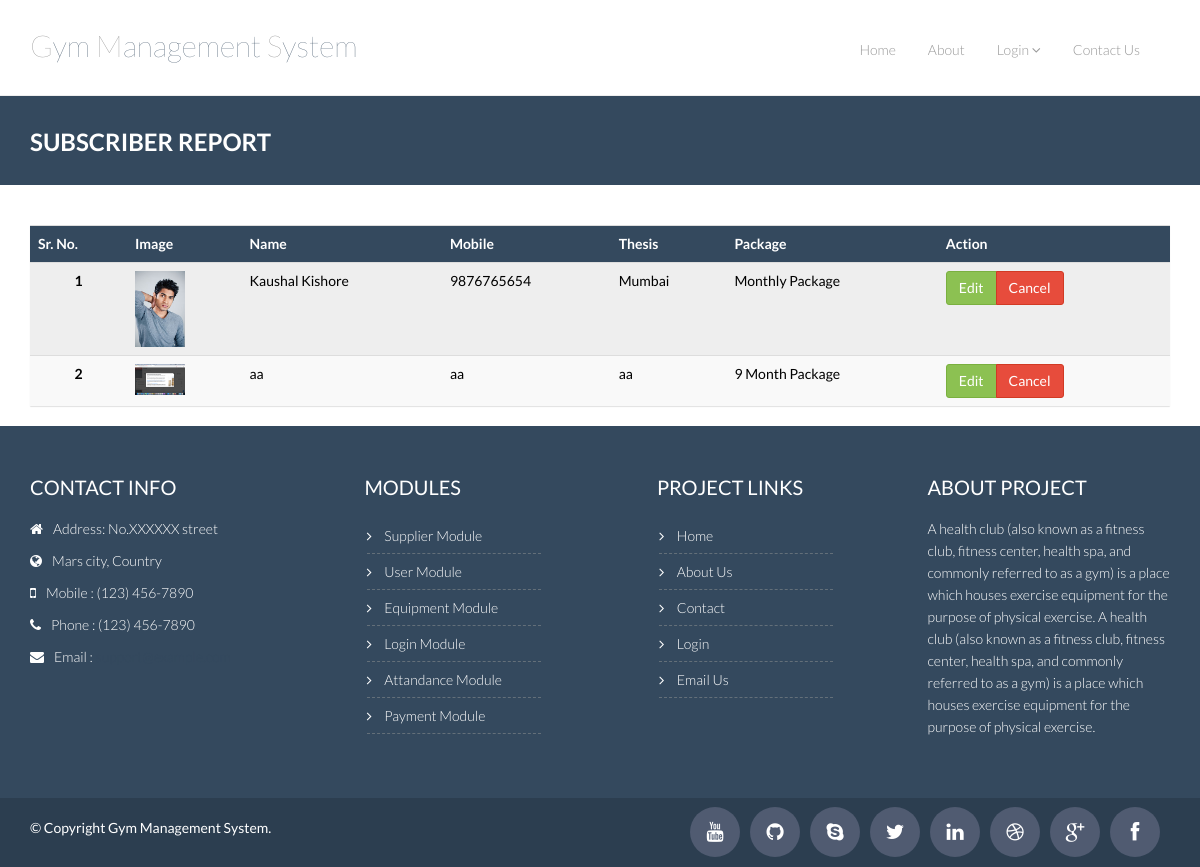
The app's page /gym_management_system/report-subscriber.php with its own data.
### tables this page shows
CREATE TABLE `subscriber` (
  `subscriber_id` int(11) NOT NULL,
  `subscriber_name` varchar(255) NOT NULL,
  `subscriber_thesis` varchar(255) NOT NULL,
  `subscriber_age` varchar(255) NOT NULL,
  `subscriber_gender` varchar(255) NOT NULL,
  `subscriber_email` varchar(255) NOT NULL,
  `subscriber_password` varchar(255) NOT NULL,
  `subscriber_mobile` varchar(255) NOT NULL,
  `subscriber_package` varchar(255) NOT NULL,
  `subscriber_status` int(11) NOT NULL DEFAULT '1',
  `subscriber_image` varchar(255) NOT NULL
);

CREATE TABLE `package` (
  `package_id` int(11) NOT NULL,
  `package_title` varchar(255) NOT NULL,
  `package_fees` varchar(255) NOT NULL,
  `package_description` varchar(255) NOT NULL
);

### gym_management_system/includes/functions.php (called while the page is built, shortened)
<?php
$SERVER_PATH = "http://127.0.0.1/gym_management_system/";
?>

### gym_management_system/report-subscriber.php (the view, shortened to what this page needs)
<?php
	include_once("includes/header.php");
	include_once("includes/db_connect.php");
	$SQL="SELECT * FROM `subscriber`, `package` WHERE package_id = subscriber_package";
	$rs=mysqli_query($con,$SQL) or die(mysqli_error());
?>
    <div class="breadcrumbs">
      <div class="container">
        <div class="row">
          <div class="col-lg-4 col-sm-4">
            <h1>
              Subscriber Report
            </h1>
          </div>
        </div>
      </div>
    </div>
 <div class="container">
		<div class="row">
		  <div class="col-lg-12">
			<form name="frm" action="lib/subscriber.php" method="post">
			  <section class="panel">
				  <table class="table table-striped table-advance table-hover" style="color:#000000">
				   <tbody>
					  <tr class="bg-primary">
						<th style="background-color:#34495e; color:#FFFFFF;">Sr. No.</th>
						<th style="background-color:#34495e; color:#FFFFFF;">Image</th>
						<th style="background-color:#34495e; color:#FFFFFF;">Name</th>
						<th style="background-color:#34495e; color:#FFFFFF;">Mobile</th>
						<th style="background-color:#34495e; color:#FFFFFF;">Thesis</th>
						<th style="background-color:#34495e; color:#FFFFFF;">Package</th>
						<th style="background-color:#34495e; color:#FFFFFF;"><i class="icon_cogs"></i> Action</th>
					  </tr>
					  <?php
						$sr_no=1;
						while($data = mysqli_fetch_assoc($rs))
						{
					  ?>
					  <tr>
						<td style="text-align:center; font-weight:bold;"><?=$sr_no++?></td>
						<td><img src="<?=$SERVER_PATH.'uploads/'.$data[subscriber_image]?>" style="heigh:50px; width:50px"></td>
						<td><?=$data[subscriber_name]?></td>
						<td><?=$data[subscriber_mobile]?></td>
						<td><?=$data[subscriber_thesis]?></td>
						<td><?=$data[package_title]?></td>
						<td>
						  <div class="btn-group">
						     <a href="subscriber.php?subscriber_id=<?php echo $data[subscriber_id] ?>" class="btn btn-success">Edit</a>
                             <a class="delete-dialog btn btn-danger" data-id="<?php echo $data[subscriber_id] ?>" data-toggle="modal" href="#myModal-2">Cancel</a>
						  </div>
						  </td>
					  </tr>
					  <?php } ?>
				   </tbody>
				</table>
			  </section>
			 </form>
		  </div>
	  </div>
	</div>
		<?php include_once("includes/footer.php"); ?>
  </body>
</html>

### gym_management_system/includes/header.php (shortened to what this page needs)
<?php
	include_once("functions.php");
?>
<!DOCTYPE html>
<html lang="en">
  <head>
    <link href="css/bootstrap.min.css" rel="stylesheet">
    <link href="css/theme.css" rel="stylesheet">
    <link href="css/bootstrap-reset.css" rel="stylesheet">
    <link href="assets/font-awesome/css/font-awesome.css" rel="stylesheet" />
    <link rel="stylesheet" href="css/flexslider.css"/>
    <link href="assets/bxslider/jquery.bxslider.css" rel="stylesheet" />
    <link rel="stylesheet" href="css/animate.css">
    <link rel="stylesheet" href="assets/owlcarousel/owl.carousel.css">
    <link rel="stylesheet" href="assets/owlcarousel/owl.theme.css">
	<link rel="stylesheet" type="text/css" href="./css/jquery-ui.css">
    <link href="css/superfish.css" rel="stylesheet" media="screen">
    <link rel="stylesheet" type="text/css" href="css/component.css">
    <link href="css/style.css" rel="stylesheet">
    <link href="css/style-responsive.css" rel="stylesheet" />
    <link rel="stylesheet" type="text/css" href="css/parallax-slider/parallax-slider.css" />
  </head>
  <body>
    <header class="head-section">
      <div class="navbar navbar-default navbar-static-top container">
          <div class="navbar-header">
              <a class="navbar-brand" href="index.php">G<span>ym</span> M<span>anagement</span> S<span>ystem</span></a>
          </div>
          <div class="navbar-collapse collapse">
              <ul class="nav navbar-nav">
                  <li><a href="index.php">Home</a></li>
                  <li><a href="about.php">About</a></li>
					<?php if($_SESSION['login'] == 1) {?>
					<li><a href="./lib/login.php?act=logout">Logout</a></li>
					<?php } else { ?>
                        <li class="dropdown">
                      <a class="dropdown-toggle" data-close-others="false" data-delay="0" data-hover=
                      "dropdown" data-toggle="dropdown" href="#">Login <i class="fa fa-angle-down"></i>
                      </a>
                  </li>
					<li><a href="./contact.php">Contact Us</a></li>
					<?php }?>
					</ul>
          </div>
      </div>
    </header>

### gym_management_system/includes/footer.php (shortened to what this page needs)
    <footer class="footer">
      <div class="container">
        <div class="row">
          <div class="col-lg-3 col-sm-3 address wow fadeInUp" data-wow-duration="2s" data-wow-delay=".1s">
            <h1>
              contact info
            </h1>
            <address>
              <p><i class="fa fa-home pr-10"></i>Address: No.XXXXXX street</p>
              <p><i class="fa fa-globe pr-10"></i>Mars city, Country </p>
              <p><i class="fa fa-mobile pr-10"></i>Mobile : (123) 456-7890 </p>
              <p><i class="fa fa-phone pr-10"></i>Phone : (123) 456-7890 </p>
              <p><i class="fa fa-envelope pr-10"></i>Email :   <a href="javascript:;">support@example.com</a></p>
            </address>
          </div>
          <div class="col-lg-3 col-sm-3">
            <div class="page-footer wow fadeInUp" data-wow-duration="2s" data-wow-delay=".5s">
              <h1>Modules</h1>
              <ul class="page-footer-list">
                <li>
                  <i class="fa fa-angle-right"></i>
                  <a href="index.html">Supplier Module</a>
                </li>
                <li>
                  <i class="fa fa-angle-right"></i>
                  <a href="about.php">User Module</a>
                </li>
                <li>
                  <i class="fa fa-angle-right"></i>
                  <a href="contact.php">Equipment Module</a>
                </li>
                <li>
                  <i class="fa fa-angle-right"></i>
                  <a href="login.php">Login Module</a>
                </li>
                <li>
                  <i class="fa fa-angle-right"></i>
                  <a href="login.php">Attandance Module</a>
                </li>
                <li>
                  <i class="fa fa-angle-right"></i>
                  <a href="login.php">Payment Module</a>
                </li>
              </ul>
            </div>
          </div>
          <div class="col-lg-3 col-sm-3">
            <div class="page-footer wow fadeInUp" data-wow-duration="2s" data-wow-delay=".5s">
              <h1>Project Links</h1>
              <ul class="page-footer-list">
                <li>
                  <i class="fa fa-angle-right"></i>
                  <a href="index.html">Home</a>
                </li>
                <li>
                  <i class="fa fa-angle-right"></i>
                  <a href="about.php">About Us</a>
                </li>
                <li>
                  <i class="fa fa-angle-right"></i>
                  <a href="contact.php">Contact</a>
                </li>
                <li>
                  <i class="fa fa-angle-right"></i>
                  <a href="login.php">Login</a>
                </li>
                <li>
                  <i class="fa fa-angle-right"></i>
                  <a href="login.php">Email Us</a>
                </li>
              </ul>
            </div>
          </div>
          <div class="col-lg-3 col-sm-3">
            <div class="text-footer wow fadeInUp" data-wow-duration="2s" data-wow-delay=".7s">
              <h1>
                About Project
              </h1>
              <p>
                A health club (also known as a fitness club, fitness center, health spa, and commonly referred to as a gym) is a place which houses exercise equipment for the purpose of physical exercise.
                A health club (also known as a fitness club, fitness center, health spa, and commonly referred to as a gym) is a place which houses exercise equipment for the purpose of physical exercise.
              </p>
            </div>
          </div>
        </div>
      </div>
    </footer>
    <footer class="footer-small">
        <div class="container">
            <div class="row">
                <div class="col-lg-6 col-sm-6 pull-right">
                    <ul class="social-link-footer list-unstyled">
                        <li class="wow flipInX" data-wow-duration="2s" data-wow-delay=".1s"><a href="#"><i class="fa fa-facebook"></i></a></li>
                        <li class="wow flipInX" data-wow-duration="2s" data-wow-delay=".2s"><a href="#"><i class="fa fa-google-plus"></i></a></li>
                        <li class="wow flipInX" data-wow-duration="2s" data-wow-delay=".3s"><a href="#"><i class="fa fa-dribbble"></i></a></li>
                        <li class="wow flipInX" data-wow-duration="2s" data-wow-delay=".4s"><a href="#"><i class="fa fa-linkedin"></i></a></li>
                        <li class="wow flipInX" data-wow-duration="2s" data-wow-delay=".5s"><a href="#"><i class="fa fa-twitter"></i></a></li>
                        <li class="wow flipInX" data-wow-duration="2s" data-wow-delay=".6s"><a href="#"><i class="fa fa-skype"></i></a></li>
                        <li class="wow flipInX" data-wow-duration="2s" data-wow-delay=".7s"><a href="#"><i class="fa fa-github"></i></a></li>
                        <li class="wow flipInX" data-wow-duration="2s" data-wow-delay=".8s"><a href="#"><i class="fa fa-youtube"></i></a></li>
                    </ul>
                </div>
                <div class="col-md-4">
                  <div class="copyright">
                    <p>&copy; Copyright Gym Management System.</p>
                  </div>
                </div>
            </div>
        </div>
    </footer>
  </body>
</html>

### gym_management_system/css/theme.css (style rules this page uses)
body { padding-top: 70px; padding-bottom: 30px; }

### gym_management_system/css/component.css (style rules this page uses)
body { position: relative; }

### gym_management_system/css/style.css (style rules this page uses)
body { color: #797979; font-family: 'Lato', sans-serif; padding: 0px !important; margin: 0px !important; font-size: 14px; }
a, a:hover, a:focus { text-decoration: none; outline: none; }
h1, h2, h3, h4, h5, h6 { font-family: 'Lato', sans-serif; }
a { color: #444e67 }
p { line-height: 22px }
.head-section { border-bottom: 1px solid #eee }
.head-section .navbar { margin-bottom: 0; }
.navbar-default { border: none }
.navbar-brand { color: #bcc0cd; font-size: 30px; font-weight: 100; line-height: 30px; margin-top: 30px; padding: 0; }
.navbar-brand span { color: #34495e }
.head-section .navbar-collapse ul.navbar-nav { float: right; margin-right: 0; z-index: 199; }
.head-section .navbar-default { background-color: #fff }
.head-section .nav li a, .head-section .nav li.active ul.dropdown-menu li a { color: #999; font-size: 14px; font-weight: 300; background: none; }
.head-section .navbar { min-height: 85px }
.head-section .navbar-nav > li { padding-bottom: 25px; padding-top: 30px; }
.head-section .navbar-nav > li > a { padding-bottom: 5px; padding-top: 5px; border-radius: 3px; -webkit-border-radius: 3px; -moz-border-radius: 3px; margin-left: 2px; line-height: 30px; -webkit-transition: all .3s ease; -moz-transition: all .3s ease; -ms-transition: all .3s ease; -o-transition: all .3s ease; transition: all .3s ease; }
.breadcrumbs { background: #34495e; color: #fff; padding: 30px 0; margin-bottom: 40px; }
.breadcrumbs h1 { font-size: 24px; font-weight: 600; margin: 3px 0 0; text-transform: uppercase; }
.footer { background: #34495e; color: #fff; padding: 50px 0; display: inline-block; width: 100%; font-weight: 300; }
.footer h1 { font-size: 20px; text-transform: uppercase; font-weight: 400; margin-top: 0; margin-bottom: 20px; }
.footer address a { color: #34495e }
.social-link-footer li { float: right; margin: 5px 10px 5px 0px; padding-bottom: 5px; }
.social-link-footer li a { color: #fff; background: #505b71; padding: 10px; width: 50px; height: 50px; border-radius: 50px; -moz-border-radius: 50px; -webkit-border-radius: 50px; float: left; text-align: center; font-size: 20px; -webkit-transition: all .3s ease; -moz-transition: all .3s ease; -ms-transition: all .3s ease; -o-transition: all .3s ease; transition: all .3s ease; }
.copyright { color: #fff; padding-top: 15px; }
.page-footer { padding: 0% 13% }
.page-footer h1 { padding-left: 4% }
ul.page-footer-list { list-style: none; padding: 0px 10px; }
ul.page-footer-list li { line-height: 35px; border-bottom: 1px dashed #636F79; }
ul.page-footer-list a { color: #fff }
ul.page-footer-list li i { padding-right: 10px }
.footer-small { background-color: #2C3E50; margin-top: -6px; padding-top: 5px; }
.text-footer { padding-left: 10px; margin-left: 10px; }
.text-footer p { text-align: left }
.address p { text-align: left; margin-bottom: 10px; }
.panel { z-index: 100; box-shadow: 0 1px 1px rgba(0,0,0,0.12); border-radius: 1px; -moz-border-radius: 1px; -webkit-border-radius: 1px; }
.pr-10 { padding-right: 10px }
.career-head h1, p { text-align: center }
.privacy-terms h3, p { text-align: left }
.btn { border-radius: 4px; -webkit-border-radius: 4px; -moz-border-radius: 4px; }
.btn { font-weight: 500; -webkit-border-radius: 3px; -moz-border-radius: 3px; border-radius: 3px; border: 1px solid transparent; }
.btn.btn-success { background-color: #8cc152; border: none; -webkit-transition: all .3s ease; -moz-transition: all .3s ease; -ms-transition: all .3s ease; -o-transition: all .3s ease; transition: all .3s ease; }
.btn.btn-danger { background-color: #E74c3c; border: none; -webkit-transition: all .3s ease; -moz-transition: all .3s ease; -ms-transition: all .3s ease; -o-transition: all .3s ease; transition: all .3s ease; }
.btn-group .btn.btn-success { border: 1px solid #7ab03f }
.btn-group .btn.btn-danger { border: 1px solid #d13a24 }

### records on screen
subscriber: subscriber_image (picture), subscriber_name "Kaushal Kishore", subscriber_mobile "9876765654", subscriber_thesis "Mumbai", package.package_title "Monthly Package"
subscriber: subscriber_image (picture), subscriber_name "aa", subscriber_mobile "aa", subscriber_thesis "aa", package.package_title "9 Month Package"
